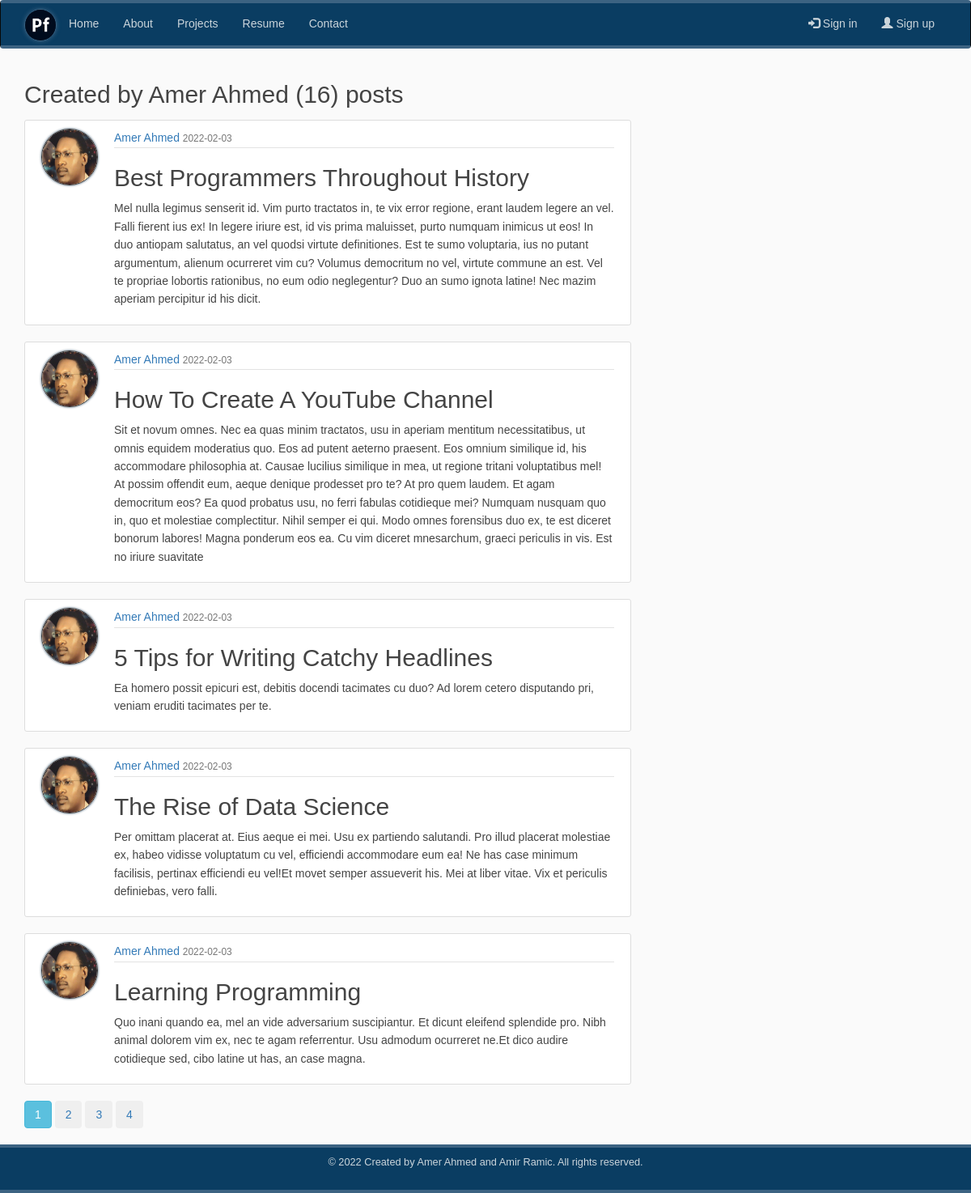
The page /user/Amer Ahmed on the database its author committed.
### app/models/models/models.py (models this page shows, shortened)
class User(db.Model, UserMixin):
    __tablename__ = 'users'
    id = db.Column(db.Integer, primary_key=True)
    username = db.Column(db.String(64), unique=True, nullable=False, index=True)
    email = db.Column(db.String(120), unique=True, nullable=False, index=True)
    profile = db.Column(db.String(20), nullable=False, default='default.jpg')
    password = db.Column(db.String(64), nullable=False)
    posts = db.relationship('Post', backref='author', lazy='dynamic')

class Post(db.Model):
    __tablename__ = 'posts'
    id = db.Column(db.Integer, primary_key=True)
    title = db.Column(db.String(100), nullable=False)
    published = db.Column(db.DateTime, index=True, default=datetime.utcnow)
    content = db.Column(db.Text, nullable=False)
    user_id = db.Column(db.Integer, db.ForeignKey('users.id'), nullable=False)

### app/users/roues/routes.py (the view)
@users.route('/user/<string:username>')
def user_posts(username):
    page = request.args.get('page', 1, type=int)
    user = User.query.filter_by(username=username). first_or_404()
    posts = Post.query.filter_by(author=user)\
        .order_by(Post.published.desc())\
        .paginate(page=page, per_page=5)
    return render_template('posts/user_posts.html', posts=posts, user=user)

### app/templates/posts/user_posts.html (shortened to what this page needs)
{% extends "base.html" %}
{% block page_content %}
<h2 class="md-3">Created by {{ user.username }} ({{ posts.total }}) posts</h2>
{% for post in posts.items %}
<article class="media content-section">
    <img class="rounded-circle article-img" src="{{ url_for('static', filename='profile_pics/' + post.author.profile) }}" alt="Profile">
    <div class="media-body">
        <div class="article-metadata">
        <a class="mr-2" href="{{ url_for('users.user_posts', username=post.author.username) }}">{{ post.author.username }}</a>
        <small class="text-muted">{{ post.published.strftime('%Y-%m-%d') }}</small>
        </div>
        <h2><a class="article-title" href="{{ url_for('posts.post', post_id=post.id) }}">{{ post.title }}</a></h2>
       <p class="article-content">{{ post.content }}</p>
    </div>
  </article>
{% endfor %}
{% for page_number in posts.iter_pages(left_edge=2, left_current=2, right_current=5, right_edge=2) %}
{% if page_number %}
  {% if posts.page == page_number %}
    <a class="btn btn-info mb-4" href="{{ url_for('users.user_posts', username=user.username, page=page_number) }}">{{ page_number }}</a>
  {% else %}
     <button type="button" class="btn btn-outline-info mb-4">
         <a  href="{{ url_for('users.user_posts', username=user.username, page=page_number) }}">{{ page_number }}</a>
     </button>
  {% endif %}
{% endif %}
{% endfor %}
{% endblock  %}

### app/static/css/main.css (style rules this page uses)
* { margin: 0; padding: 0; box-sizing: border-box; }
html { position: relative; min-height: 100%; }
body { font-family: 'Lucida Grande', 'Lucida Sans Unicode', 'Geneva', 'Verdana', sans-serif; background: #fafafa; color: #444444; font-weight: lighter; justify-content: start; padding-bottom: 80px; line-height: 1.6; }
h1, h2, h3, h4, h5, h6 { color: #444444; }
.content-section { background: #ffffff; padding: 10px 20px; border: 1px solid #dddddd; border-radius: 3px; margin-bottom: 20px; }
.article-title { color: #444444; }
.article-content { white-space: pre-line; }
.article-img { height: 65px; width: 65px; margin-right: 16px; }
.article-metadata { padding-bottom: 1px; margin-bottom: 4px; border-bottom: 1px solid #e3e3e3; }
.article-img { float: left; height: 70px; width: 70px; margin-right: 20px; margin-bottom: 16px; border-radius: 50%; border:1px #333333 solid; box-shadow: 0 0 3px #23435d; }

### rows shown on the page
User: username "Amer Ahmed"
Post: profile (picture), author.username "Amer Ahmed", published "2022-02-03", title "Best Programmers Throughout History", content "Mel nulla legimus senserit id. Vim purto tractatos in, te vix error regione, erant laudem legere an vel. Falli fierent ius ex! In legere iriure est, id vis prima maluisset, purto numquam inimicus ut eos! In duo antiopam salutatus, an vel quodsi virtute definitiones. Est te sumo voluptaria, ius no putant argumentum, alienum ocurreret vim cu? Volumus democritum no vel, virtute commune an est. Vel te propriae lobortis rationibus, no eum odio neglegentur? Duo an sumo ignota latine! Nec mazim aperiam percipitur id his dicit."
Post: profile (picture), author.username "Amer Ahmed", published "2022-02-03", title "How To Create A YouTube Channel", content "Sit et novum omnes. Nec ea quas minim tractatos, usu in aperiam mentitum necessitatibus, ut omnis equidem moderatius quo. Eos ad putent aeterno praesent. Eos omnium similique id, his accommodare philosophia at. Causae lucilius similique in mea, ut regione tritani voluptatibus mel! At possim offendit eum, aeque denique prodesset pro te? At pro quem laudem. Et agam democritum eos? Ea quod probatus usu, no ferri fabulas cotidieque mei? Numquam nusquam quo in, quo et molestiae complectitur. Nihil semper ei qui. Modo omnes forensibus duo ex, te est diceret bonorum labores! Magna ponderum eos ea. Cu vim diceret mnesarchum, graeci periculis in vis. Est no iriure suavitate"
Post: profile (picture), author.username "Amer Ahmed", published "2022-02-03", title "5 Tips for Writing Catchy Headlines", content "Ea homero possit epicuri est, debitis docendi tacimates cu duo? Ad lorem cetero disputando pri, veniam eruditi tacimates per te."
Post: profile (picture), author.username "Amer Ahmed", published "2022-02-03", title "The Rise of Data Science", content "Per omittam placerat at. Eius aeque ei mei. Usu ex partiendo salutandi. Pro illud placerat molestiae ex, habeo vidisse voluptatum cu vel, efficiendi accommodare eum ea! Ne has case minimum facilisis, pertinax efficiendi eu vel!Et movet semper assueverit his. Mei at liber vitae. Vix et periculis definiebas, vero falli."
Post: profile (picture), author.username "Amer Ahmed", published "2022-02-03", title "Learning Programming", content "Quo inani quando ea, mel an vide adversarium suscipiantur. Et dicunt eleifend splendide pro. Nibh animal dolorem vim ex, nec te agam referrentur. Usu admodum ocurreret ne.Et dico audire cotidieque sed, cibo latine ut has, an case magna."

### other values the page prints
{{ posts.total }} "16"
{{ page_number }} "1"
{{ page_number }} "2" "3" "4"
